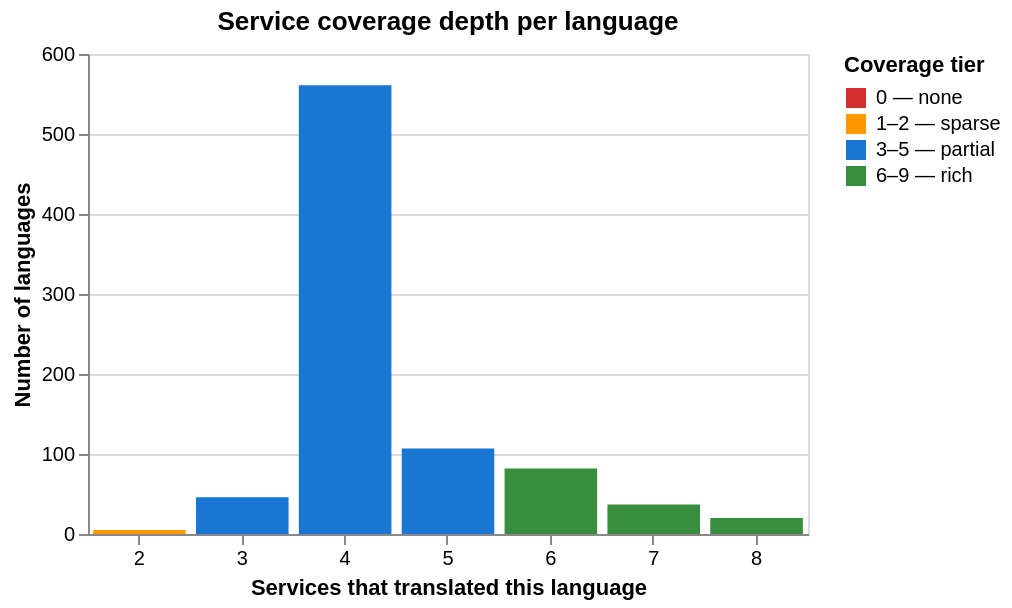

The code cell stored with this chart in its notebook:
### Markdown cell above
## 1.4 Languages with Zero Coverage

These are the most interesting cases for the paper — languages where the pipeline
produced nothing at all. Are they low-resource languages? Script-diverse languages?
Languages where 'Digital Humanities' genuinely has no circulation?

### Code cell
term = TARGET_TERMS[0]
baseline = all_dfs[term][all_dfs[term]["prompt_variant"] == "minimal"].copy()
baseline["language_family"] = baseline["language_code"].apply(get_language_family)

svc_cols = [c for c in HEATMAP_SERVICES.values() if c in baseline.columns]
baseline["n_services"] = baseline[svc_cols].notna().sum(axis=1)

TIERS = {"0 — none": (0,0), "1–2 — sparse": (1,2), "3–5 — partial": (3,5), "6–9 — rich": (6,9)}
def tier(n):
    for label, (lo, hi) in TIERS.items():
        if lo <= n <= hi: return label
    return "other"
baseline["tier"] = baseline["n_services"].apply(tier)

# Histogram: overall coverage depth
tier_order = list(TIERS.keys())
hist = alt.Chart(baseline).mark_bar().encode(
    x=alt.X("n_services:O", title="Services that translated this language", axis=alt.Axis(labelAngle=0)),
    y=alt.Y("count():Q", title="Number of languages"),
    color=alt.Color("tier:N", sort=tier_order,
        scale=alt.Scale(domain=tier_order, range=["#d32f2f","#ff9800","#1976d2","#388e3c"]),
        title="Coverage tier"),
    tooltip=["n_services:O", "count():Q", "tier:N"],
).properties(width=360, height=240, title="Service coverage depth per language")

# All zero + sparse languages in one chart
low_cov = baseline[baseline["n_services"] <= 2][
    ["language_code","language_name","language_family","n_services","tier"]
].sort_values(["n_services","language_family"]).reset_index(drop=True)

print(f"Zero coverage: {(baseline['n_services']==0).sum()} | Sparse (1-2): {((baseline['n_services']>=1)&(baseline['n_services']<=2)).sum()}")

low_chart = alt.Chart(low_cov).mark_circle(size=90).encode(
    y=alt.Y("language_name:N",
        sort=alt.EncodingSortField("n_services", order="ascending"),
        title=None),
    x=alt.X("n_services:Q", title="services that translated it",
        scale=alt.Scale(domain=[-0.3, 2.3]),
        axis=alt.Axis(values=[0,1,2])),
    color=alt.Color("language_family:N", title="Language family"),
    shape=alt.Shape("tier:N", sort=tier_order,
        scale=alt.Scale(range=["cross","circle","circle"]),
        title="Coverage tier"),
    tooltip=["language_code:N","language_name:N","language_family:N","n_services:Q"],
).properties(
    width=280,
    height=max(120, len(low_cov) * 14),
    title=f"Zero & sparse coverage languages (n={len(low_cov)})",
)

hist

### Figure 1 — Vega specification as saved in the notebook (floating-point values rounded to 4 significant figures)
{"$schema": "https://vega.github.io/schema/vega/v6.json", "data": [{"name": "source_0", "values": [{"__count": 107, "__count_end": 107.0, "__count_start": 0.0, "n_services": 5, "tier": "3–5 — partial"}, {"__count": 561, "__count_end": 561.0, "__count_start": 0.0, "n_services": 4, "tier": "3–5 — partial"}, {"__count": 82, "__count_end": 82.0, "__count_start": 0.0, "n_services": 6, "tier": "6–9 — rich"}, {"__count": 46, "__count_end": 46.0, "__count_start": 0.0, "n_services": 3, "tier": "3–5 — partial"}, {"__count": 20, "__count_end": 20.0, "__count_start": 0.0, "n_services": 8, "tier": "6–9 — rich"}, {"__count": 37, "__count_end": 37.0, "__count_start": 0.0, "n_services": 7, "tier": "6–9 — rich"}, {"__count": 5, "__count_end": 5.0, "__count_start": 0.0, "n_services": 2, "tier": "1–2 — sparse"}]}, {"name": "source_0_x_domain_n_services", "values": [{"n_services": 5}, {"n_services": 4}, {"n_services": 6}, {"n_services": 3}, {"n_services": 8}, {"n_services": 7}, {"n_services": 2}]}], "marks": [{"type": "rect", "name": "marks", "from": {"data": "source_0"}, "encode": {"update": {"y2": {"field": "__count_start", "scale": "y"}, "fill": {"field": "tier", "scale": "color"}, "tooltip": {"signal": "{\"n_services\": isValid(datum[\"n_services\"]) ? datum[\"n_services\"] : \"\"+datum[\"n_services\"], \"Count of Records\": format(datum[\"__count\"], \"\"), \"tier\": isValid(datum[\"tier\"]) ? datum[\"tier\"] : \"\"+datum[\"tier\"]}"}, "width": {"signal": "max(0.25, bandwidth('x'))"}, "x": {"field": "n_services", "scale": "x"}, "y": {"field": "__count_end", "scale": "y"}}}, "style": ["bar"]}], "scales": [{"name": "x", "type": "band", "domain": {"data": "source_0_x_domain_n_services", "field": "n_services", "sort": true}, "range": [0, {"signal": "width"}], "paddingOuter": 0.05, "paddingInner": 0.1}, {"name": "y", "type": "linear", "domain": {"data": "source_0", "fields": ["__count_start", "__count_end"]}, "range": [{"signal": "height"}, 0], "zero": true, "nice": true}, {"name": "color", "type": "ordinal", "domain": ["0 — none", "1–2 — sparse", "3–5 — partial", "6–9 — rich"], "range": ["#d32f2f", "#ff9800", "#1976d2", "#388e3c"]}], "axes": [{"scale": "y", "minExtent": 0, "zindex": 0, "grid": true, "gridScale": "x", "aria": false, "orient": "left", "domain": false, "labels": false, "tickCount": {"signal": "ceil(height/40)"}, "maxExtent": 0, "ticks": false}, {"scale": "x", "labelAngle": 0, "grid": false, "orient": "bottom", "zindex": 0, "labelBaseline": "top", "title": "Services that translated this language"}, {"scale": "y", "orient": "left", "tickCount": {"signal": "ceil(height/40)"}, "zindex": 0, "labelOverlap": true, "title": "Number of languages", "grid": false}], "title": {"text": "Service coverage depth per language", "frame": "group"}, "style": "cell", "background": "white", "padding": 5, "height": 240, "legends": [{"title": "Coverage tier", "fill": "color", "symbolType": "square"}], "width": 360}
